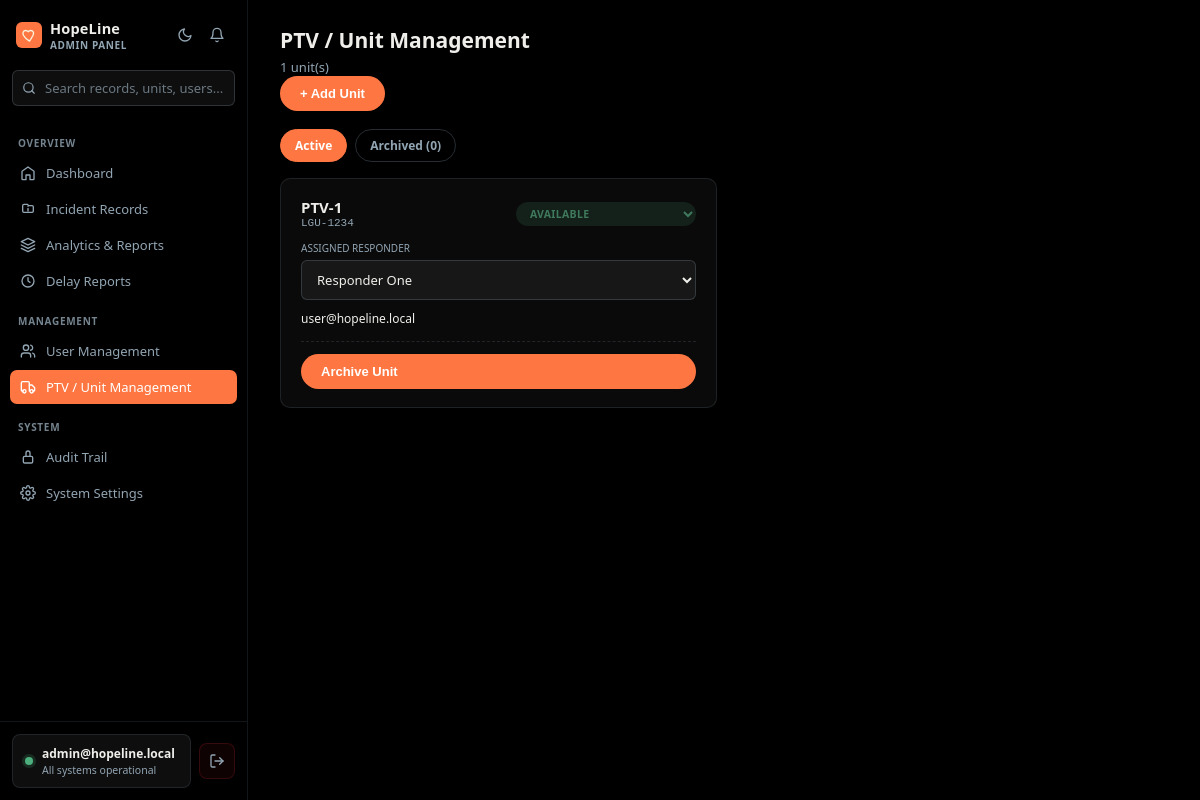
The app's page /app/admin/units.php (signed in), older data.
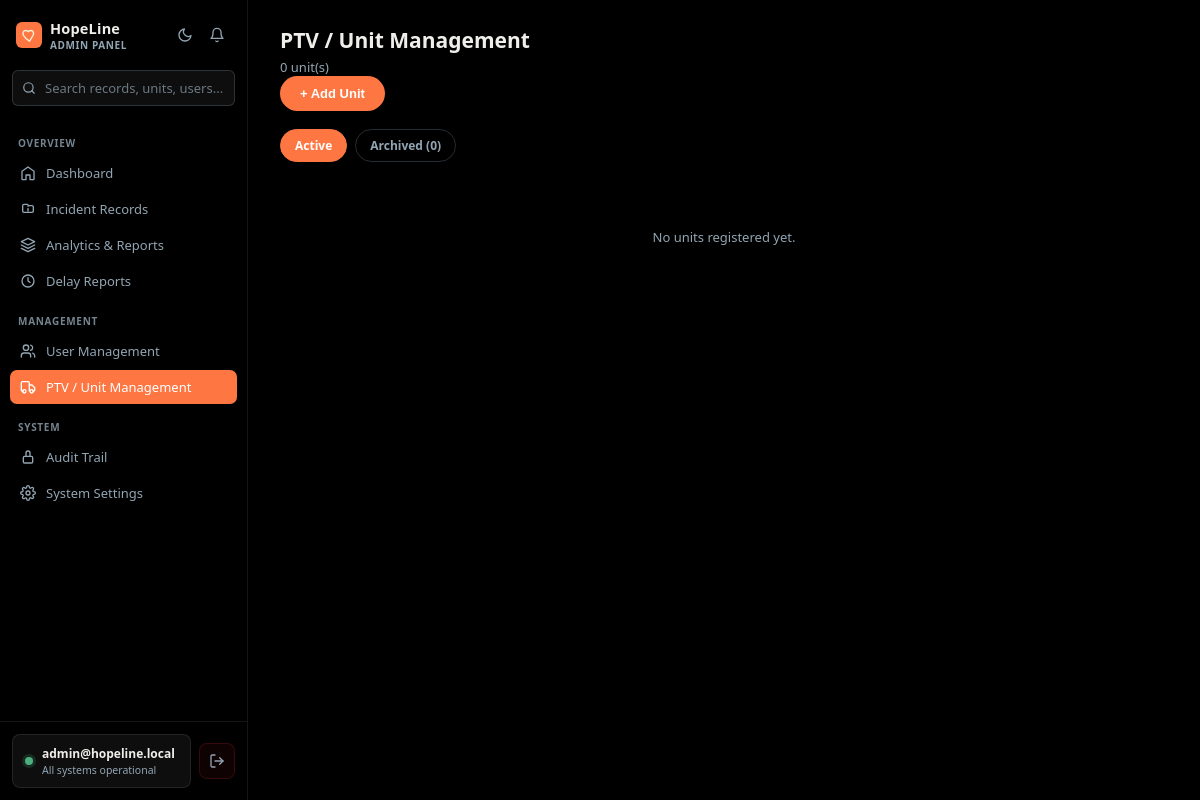
The same page, newer data.
### tables this page shows
CREATE TABLE `ptv_units` (
  `id`               INT           NOT NULL AUTO_INCREMENT,
  `unit_name`        VARCHAR(100)  NOT NULL,
  `plate_no`         VARCHAR(20)   DEFAULT NULL,
  `driver_name`      VARCHAR(150)  DEFAULT NULL,
  `responder_id`     INT           DEFAULT NULL,
  `status`           ENUM('Available','Assigned','En Route','On Site','Returning','Offline') NOT NULL DEFAULT 'Available',
  `archived_at`      DATETIME      DEFAULT NULL,
  `current_lat`      DECIMAL(10,7) DEFAULT NULL,
  `current_lng`      DECIMAL(10,7) DEFAULT NULL,
  `last_location_at` DATETIME      DEFAULT NULL,
  `gps_accuracy`     FLOAT         DEFAULT NULL,
  `gps_heading`      FLOAT         DEFAULT NULL,
  `gps_speed`        FLOAT         DEFAULT NULL,
  `created_at`       DATETIME      DEFAULT CURRENT_TIMESTAMP,
  `updated_at`       DATETIME      DEFAULT CURRENT_TIMESTAMP ON UPDATE CURRENT_TIMESTAMP,
  PRIMARY KEY (`id`),
  KEY `idx_units_responder` (`responder_id`),
  KEY `idx_units_status` (`status`),
  KEY `idx_units_archived_at` (`archived_at`),
  CONSTRAINT `fk_units_responder`
    FOREIGN KEY (`responder_id`) REFERENCES `users` (`id`)
    ON UPDATE RESTRICT ON DELETE SET NULL
);

CREATE TABLE `users` (
  `id`          INT          NOT NULL AUTO_INCREMENT,
  `name`        VARCHAR(150) NOT NULL,
  `email`       VARCHAR(150) NOT NULL,
  `password`    VARCHAR(255) NOT NULL,
  `role`        ENUM('admin','manager','user') NOT NULL DEFAULT 'user',
  `contact_no`  VARCHAR(20)  DEFAULT NULL,
  `is_verified` TINYINT(1)   NOT NULL DEFAULT 0,
  `archived_at` DATETIME     DEFAULT NULL,
  `created_at`  DATETIME     DEFAULT CURRENT_TIMESTAMP,
  `updated_at`  DATETIME     DEFAULT CURRENT_TIMESTAMP ON UPDATE CURRENT_TIMESTAMP,
  PRIMARY KEY (`id`),
  UNIQUE KEY `uq_users_email` (`email`),
  KEY `idx_users_role` (`role`),
  KEY `idx_users_archived_at` (`archived_at`)
);

### app/admin/units.php (the view, shortened to what this page needs)
<?php
require_once __DIR__ . '/../../config/config.php';
$view = ($_GET['view'] ?? '') === 'archived' ? 'archived' : 'active';
$where = $view === 'archived' ? "WHERE u.archived_at IS NOT NULL" : "WHERE u.archived_at IS NULL";
$units = $pdo->query("
    SELECT u.*, usr.name AS responder_name, usr.email AS responder_email
    FROM ptv_units u
    LEFT JOIN users usr ON usr.id = u.responder_id
    $where
    ORDER BY u.unit_name ASC
")->fetchAll(PDO::FETCH_ASSOC);
$archivedCount = $pdo->query("SELECT COUNT(*) FROM ptv_units WHERE archived_at IS NOT NULL")->fetchColumn();
$allResponders = $pdo->query("SELECT id, name, email FROM users WHERE role = 'user' AND is_verified = 1 AND archived_at IS NULL ORDER BY name")->fetchAll(PDO::FETCH_ASSOC);
?>
<!DOCTYPE html>
<html lang="en">
<head>
<link rel="stylesheet" href="<?php echo BASE_URL; ?>/assets/css/app.css">
</head>
<body>
<?php require_once __DIR__ . '/../../assets/layouts/admin/admin_sidebar.php'; ?>
<main class="main">
    <div class="page-head">
        <div><h1>PTV / Unit Management</h1><p><?php echo count($units); ?> unit(s)</p></div>
        <?php if ($view === 'active'): ?>
        <button class="btn-primary" onclick="document.getElementById('addUnitModal').classList.add('show')">+ Add Unit</button>
        <?php endif; ?>
    </div>
    <div class="tabs">
        <a href="?view=active" class="tab <?php echo $view === 'active' ? 'active' : ''; ?>" style="text-decoration:none;">Active</a>
        <a href="?view=archived" class="tab <?php echo $view === 'archived' ? 'active' : ''; ?>" style="text-decoration:none;">Archived (<?php echo $archivedCount; ?>)</a>
    </div>
    <?php if (empty($units)): ?>
        <div class="empty-state"><?php echo $view === 'archived' ? 'No archived units.' : 'No units registered yet.'; ?></div>
    <?php else: ?>
    <div class="unit-grid">
        <?php foreach ($units as $u): $statusClass = 'st-' . str_replace(' ', '', $u['status']); ?>
        <div class="ptv-unit-card">
            <div class="ptv-unit-top">
                <div>
                    <div class="ptv-unit-name"><?php echo htmlspecialchars($u['unit_name']); ?></div>
                    <div class="unit-plate"><?php echo htmlspecialchars($u['plate_no'] ?: 'No plate on file'); ?></div>
                </div>
                <?php if ($view === 'active'): ?>
                <form method="POST">
                    <select name="status" class="status-select <?php echo $statusClass; ?>" onchange="this.form.submit()">
                        <option value="Available" <?php echo $u['status']==='Available'?'selected':''; ?>>Available</option>
                    </select>
                </form>
                <?php else: ?>
                    <span class="status-select st-Offline">Archived</span>
                <?php endif; ?>
            </div>
            <?php if ($view === 'active'): ?>
            <div class="unit-field">
                <div class="label">Assigned Responder</div>
                <form method="POST">
                    <select name="responder_id" onchange="this.form.submit()">
                        <?php foreach ($allResponders as $r):
                        ?>
                            <option value="<?php echo $r['id']; ?>" <?php echo $u['responder_id'] == $r['id'] ? 'selected' : ''; ?>>
                                <?php echo htmlspecialchars($r['name']); ?>
                            </option>
                        <?php endforeach; ?>
                    </select>
                </form>
            </div>
            <?php if ($u['responder_email']): ?>
                <div class="responder-tag"><?php echo htmlspecialchars($u['responder_email']); ?></div>
            <?php else: ?>
                <div class="no-responder">No responder linked yet</div>
            <?php endif; ?>
            <div style="margin-top:14px; padding-top:12px; border-top:1px dashed rgba(var(--border-rgb),0.2);">
                <form method="POST" onsubmit="return confirm('Archive this unit? It will be unassigned and hidden from active dispatch.');">
                    <button type="submit" class="btn-mini btn-deactivate" style="width:100%;">Archive Unit</button>
                </form>
            </div>
            <?php endif; ?>
        </div>
        <?php endforeach; ?>
    </div>
    <?php endif; ?>
</main>
</body>
</html>

Row changes from the older to the newer data that the page shows:
removed ptv_units: unit_name "PTV-1", plate_no "LGU-1234", status "Available", responder_id "Responder One", responder.email "user@hopeline.local"
Text that changed along with them:
count($units): "1" → "0"
text now shown: "No units registered yet."
